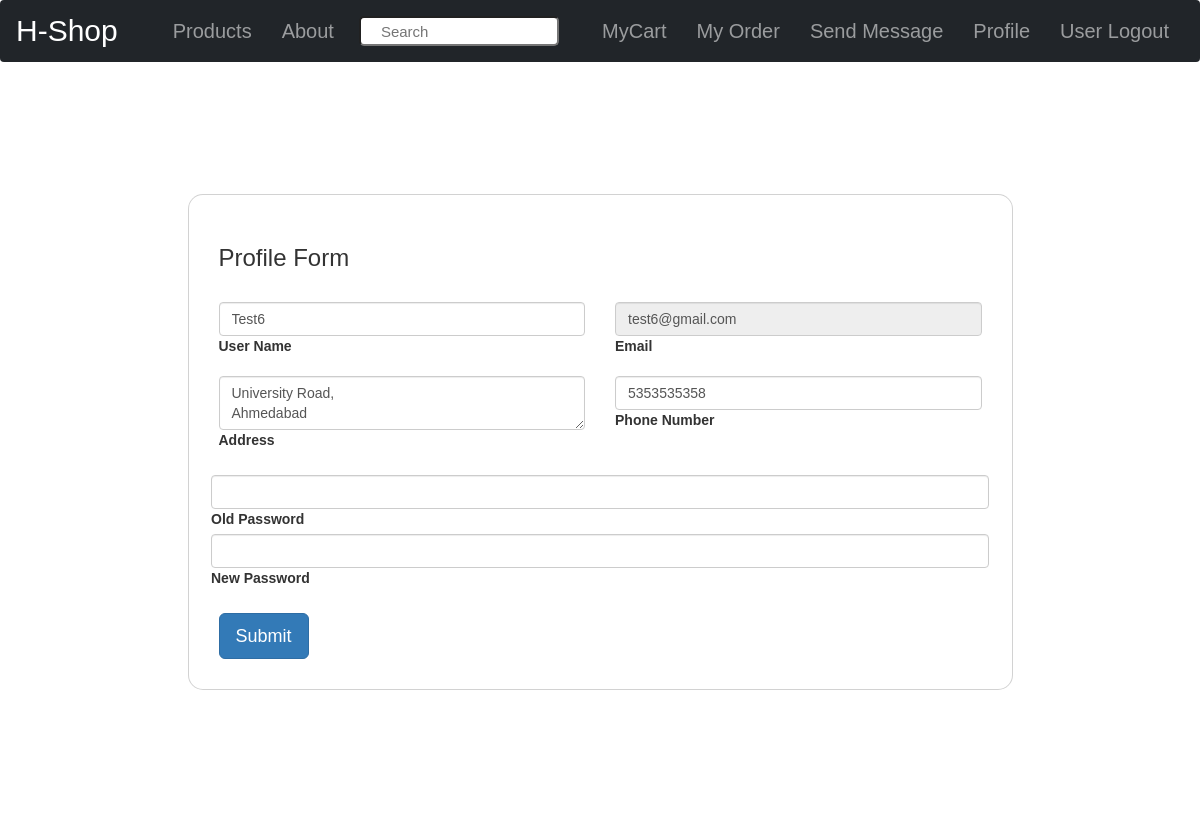
The app's page /profile (signed in) with its own data.
### app1/models.py (models this page shows)
class Userregister(models.Model):
    name=models.CharField(max_length=200)
    email=models.EmailField()
    number=models.IntegerField()
    address=models.TextField()
    password=models.CharField(max_length=12)
    otp = models.IntegerField(null=True, blank=True)
    is_verified = models.BooleanField(default=False)
    password_reset_token = models.CharField(max_length=100, null=True, blank=True)
    password_reset_token_expires_at = models.DateTimeField(null=True, blank=True)

### app1/views.py (the view, shortened to what this page needs)
# urls.py: path('profile',profile,name="profile1"),
def profile(request):
    if 'email' in request.session:
        user=Userregister.objects.get(email=request.session['email'])
        return render(request,'profile.html',{'user':user})
    else:
        return redirect('login')

### app1/templates/profile.html (shortened to what this page needs)
{% extends 'base.html' %}
        {% block abc %}
        <section class="vh-100 gradient-custom">
            <div class="container py-5 h-100">
              <div class="row justify-content-center align-items-center h-100">
                <div class="col-12 col-lg-9 col-xl-7">
                  <div class="card shadow-2-strong card-registration" style="border-radius: 15px;">
                    <div class="card-body p-4 p-md-5">
                      <h3 class="mb-4 pb-2 pb-md-0 mb-md-5">Profile Form</h3>
                      <form method="post">
                        <div class="row">
                          <div class="col-md-6 mb-4">
                            <div class="form-outline">
                              <input type="text" id="firstName" value={{user.name}} name="name" class="form-control form-control-lg" />
                              <label class="form-label" for="firstName">User Name</label>
                            </div>
                          </div>
                          <div class="col-md-6 mb-4">
                            <div class="form-outline">
                                <input type="email" id="emailAddress" value={{user.email}} name="email" class="form-control form-control-lg" readonly />
                                <label class="form-label" for="emailAddress">Email</label>
                              </div>
                          </div>
                        </div>
                        <div class="row">
                          <div class="col-md-6 mb-4 pb-2">
                            <div class="form-outline">
                                <textarea name="address" id="lastName"  class="form-control form-control-lg">{{user.address}}</textarea>
                                <label class="form-label" for="lastName">Address</label>
                              </div>
                          </div>
                          <div class="col-md-6 mb-4 pb-2">
                            <div class="form-outline">
                              <input type="tel" id="phoneNumber" value={{user.number}} name="number" class="form-control form-control-lg" required />
                              <label class="form-label" for="phoneNumber">Phone Number</label>
                            </div>
                          </div>
                        </div>
                        <div class="row">
                            <div class="form-outline">
                                <input type="password" id="emailAddress"  name="oldpassword" class="form-control form-control-lg"  />
                                <label class="form-label" for="emailAddress">Old Password</label>
                              </div>
                        </div>
                        <div class="row">
                            <div class="form-outline">
                                <input type="password" id="emailAddress" name="newpassword" class="form-control form-control-lg"  />
                                <label class="form-label" for="emailAddress">New Password</label>
                              </div>
                        </div>
                        <div class="mt-4 pt-2">
                          <input class="btn btn-primary btn-lg" type="submit" value="Submit" />
                        </div>
                      </form>
                    </div>
                  </div>
                </div>
              </div>
            </div>
          </section>
{% endblock %}

### app1/static/css/style.css (style rules this page uses)
html { scroll-behavior: smooth; }
:root { --primary-color: #FE79A2; --secondary-color: #1545CB; --font-color: #666; --bg-color: #fff; --heading-color: #3f3a64; --border-radius: 8px; --border-radius-full: 35px; --border-color: transparent; --border-color-light: #eee; --bg-grey: #f7f7f7; --bg-lightgrey: #f8f9fa; }
body, html { margin: 0; padding: 0; color: #585858; }
* { box-sizing: border-box; font-family: 'Nunito', sans-serif; }
button, input, select { -webkit-appearance: none; outline: none; }
button, .btn, select { cursor: pointer; }
h1, h2, h3, h4, h5, h6, p, ul, ol { margin: 0; padding: 0; }
body { background: #f1f1f1; margin: 0; padding: 0; }
form, fieldset { border: 0; padding: 0; margin: 0; }

### records on screen
Userregister: name "Test6", email "test6@gmail.com", address "University Road, Ahmedabad", number "5353535358"
